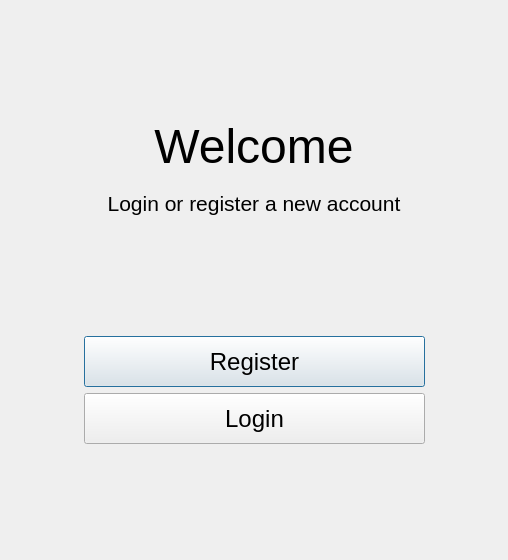
<?xml version="1.0" encoding="UTF-8"?>
<ui version="4.0">
 <class>Startup</class>
 <widget class="QDialog" name="Startup">
  <property name="geometry">
   <rect>
    <x>0</x>
    <y>0</y>
    <width>508</width>
    <height>560</height>
   </rect>
  </property>
  <property name="sizePolicy">
   <sizepolicy hsizetype="Fixed" vsizetype="Fixed">
    <horstretch>0</horstretch>
    <verstretch>0</verstretch>
   </sizepolicy>
  </property>
  <property name="minimumSize">
   <size>
    <width>508</width>
    <height>560</height>
   </size>
  </property>
  <property name="maximumSize">
   <size>
    <width>508</width>
    <height>560</height>
   </size>
  </property>
  <property name="cursor">
   <cursorShape>ArrowCursor</cursorShape>
  </property>
  <property name="windowTitle">
   <string>Dialog</string>
  </property>
  <layout class="QVBoxLayout" name="verticalLayout">
   <property name="spacing">
    <number>0</number>
   </property>
   <property name="leftMargin">
    <number>0</number>
   </property>
   <property name="topMargin">
    <number>0</number>
   </property>
   <property name="rightMargin">
    <number>0</number>
   </property>
   <property name="bottomMargin">
    <number>0</number>
   </property>
   <item>
    <widget class="QStackedWidget" name="stack">
     <property name="sizePolicy">
      <sizepolicy hsizetype="Fixed" vsizetype="Fixed">
       <horstretch>0</horstretch>
       <verstretch>0</verstretch>
      </sizepolicy>
     </property>
     <property name="minimumSize">
      <size>
       <width>490</width>
       <height>560</height>
      </size>
     </property>
     <property name="maximumSize">
      <size>
       <width>1000</width>
       <height>560</height>
      </size>
     </property>
     <property name="cursor">
      <cursorShape>ArrowCursor</cursorShape>
     </property>
     <property name="styleSheet">
      <string notr="true">b</string>
     </property>
     <property name="currentIndex">
      <number>0</number>
     </property>
     <widget class="QWidget" name="page">
      <layout class="QVBoxLayout" name="verticalLayout_2">
       <item>
        <spacer name="verticalSpacer">
         <property name="orientation">
          <enum>Qt::Orientation::Vertical</enum>
         </property>
         <property name="sizeHint" stdset="0">
          <size>
           <width>20</width>
           <height>90</height>
          </size>
         </property>
        </spacer>
       </item>
       <item>
        <widget class="QLabel" name="label">
         <property name="sizePolicy">
          <sizepolicy hsizetype="Preferred" vsizetype="Fixed">
           <horstretch>0</horstretch>
           <verstretch>0</verstretch>
          </sizepolicy>
         </property>
         <property name="minimumSize">
          <size>
           <width>400</width>
           <height>61</height>
          </size>
         </property>
         <property name="maximumSize">
          <size>
           <width>16777215</width>
           <height>61</height>
          </size>
         </property>
         <property name="font">
          <font>
           <pointsize>36</pointsize>
          </font>
         </property>
         <property name="text">
          <string>Welcome</string>
         </property>
         <property name="alignment">
          <set>Qt::AlignmentFlag::AlignCenter</set>
         </property>
        </widget>
       </item>
       <item>
        <widget class="QLabel" name="label_2">
         <property name="sizePolicy">
          <sizepolicy hsizetype="Preferred" vsizetype="Fixed">
           <horstretch>0</horstretch>
           <verstretch>0</verstretch>
          </sizepolicy>
         </property>
         <property name="minimumSize">
          <size>
           <width>400</width>
           <height>41</height>
          </size>
         </property>
         <property name="maximumSize">
          <size>
           <width>16777215</width>
           <height>41</height>
          </size>
         </property>
         <property name="font">
          <font>
           <pointsize>16</pointsize>
          </font>
         </property>
         <property name="text">
          <string>Login or register a new account</string>
         </property>
         <property name="alignment">
          <set>Qt::AlignmentFlag::AlignCenter</set>
         </property>
        </widget>
       </item>
       <item>
        <spacer name="verticalSpacer_2">
         <property name="orientation">
          <enum>Qt::Orientation::Vertical</enum>
         </property>
         <property name="sizeHint" stdset="0">
          <size>
           <width>20</width>
           <height>91</height>
          </size>
         </property>
        </spacer>
       </item>
       <item>
        <layout class="QHBoxLayout" name="horizontalLayout">
         <item>
          <spacer name="horizontalSpacer_2">
           <property name="orientation">
            <enum>Qt::Orientation::Horizontal</enum>
           </property>
           <property name="sizeHint" stdset="0">
            <size>
             <width>40</width>
             <height>20</height>
            </size>
           </property>
          </spacer>
         </item>
         <item>
          <widget class="QPushButton" name="register_startup">
           <property name="sizePolicy">
            <sizepolicy hsizetype="Fixed" vsizetype="Fixed">
             <horstretch>0</horstretch>
             <verstretch>0</verstretch>
            </sizepolicy>
           </property>
           <property name="minimumSize">
            <size>
             <width>341</width>
             <height>51</height>
            </size>
           </property>
           <property name="maximumSize">
            <size>
             <width>341</width>
             <height>51</height>
            </size>
           </property>
           <property name="font">
            <font>
             <pointsize>18</pointsize>
             <bold>false</bold>
            </font>
           </property>
           <property name="cursor">
            <cursorShape>PointingHandCursor</cursorShape>
           </property>
           <property name="text">
            <string>Register</string>
           </property>
          </widget>
         </item>
         <item>
          <spacer name="horizontalSpacer">
           <property name="orientation">
            <enum>Qt::Orientation::Horizontal</enum>
           </property>
           <property name="sizeHint" stdset="0">
            <size>
             <width>40</width>
             <height>20</height>
            </size>
           </property>
          </spacer>
         </item>
        </layout>
       </item>
       <item>
        <layout class="QHBoxLayout" name="horizontalLayout_2">
         <item>
          <spacer name="horizontalSpacer_4">
           <property name="orientation">
            <enum>Qt::Orientation::Horizontal</enum>
           </property>
           <property name="sizeHint" stdset="0">
            <size>
             <width>40</width>
             <height>20</height>
            </size>
           </property>
          </spacer>
         </item>
         <item>
          <widget class="QPushButton" name="login_startup">
           <property name="sizePolicy">
            <sizepolicy hsizetype="Fixed" vsizetype="Fixed">
             <horstretch>0</horstretch>
             <verstretch>0</verstretch>
            </sizepolicy>
           </property>
           <property name="minimumSize">
            <size>
             <width>341</width>
             <height>51</height>
            </size>
           </property>
           <property name="maximumSize">
            <size>
             <width>341</width>
             <height>51</height>
            </size>
           </property>
           <property name="font">
            <font>
             <pointsize>18</pointsize>
             <bold>false</bold>
            </font>
           </property>
           <property name="cursor">
            <cursorShape>PointingHandCursor</cursorShape>
           </property>
           <property name="text">
            <string>Login</string>
           </property>
          </widget>
         </item>
         <item>
          <spacer name="horizontalSpacer_3">
           <property name="orientation">
            <enum>Qt::Orientation::Horizontal</enum>
           </property>
           <property name="sizeHint" stdset="0">
            <size>
             <width>40</width>
             <height>20</height>
            </size>
           </property>
          </spacer>
         </item>
        </layout>
       </item>
       <item>
        <spacer name="verticalSpacer_3">
         <property name="orientation">
          <enum>Qt::Orientation::Vertical</enum>
         </property>
         <property name="sizeHint" stdset="0">
          <size>
           <width>20</width>
           <height>90</height>
          </size>
         </property>
        </spacer>
       </item>
      </layout>
     </widget>
     <widget class="QWidget" name="page_2">
      <layout class="QVBoxLayout" name="verticalLayout_4">
       <item>
        <spacer name="verticalSpacer_4">
         <property name="orientation">
          <enum>Qt::Orientation::Vertical</enum>
         </property>
         <property name="sizeHint" stdset="0">
          <size>
           <width>20</width>
           <height>89</height>
          </size>
         </property>
        </spacer>
       </item>
       <item>
        <widget class="QLabel" name="label_3">
         <property name="font">
          <font>
           <pointsize>28</pointsize>
          </font>
         </property>
         <property name="text">
          <string>Register</string>
         </property>
         <property name="alignment">
          <set>Qt::AlignmentFlag::AlignCenter</set>
         </property>
        </widget>
       </item>
       <item>
        <widget class="QLabel" name="label_4">
         <property name="font">
          <font>
           <pointsize>14</pointsize>
          </font>
         </property>
         <property name="text">
          <string>Register a new account</string>
         </property>
         <property name="alignment">
          <set>Qt::AlignmentFlag::AlignCenter</set>
         </property>
        </widget>
       </item>
       <item>
        <spacer name="verticalSpacer_5">
         <property name="orientation">
          <enum>Qt::Orientation::Vertical</enum>
         </property>
         <property name="sizeHint" stdset="0">
          <size>
           <width>20</width>
           <height>89</height>
          </size>
         </property>
        </spacer>
       </item>
       <item>
        <layout class="QHBoxLayout" name="horizontalLayout_3">
         <item>
          <spacer name="horizontalSpacer_6">
           <property name="orientation">
            <enum>Qt::Orientation::Horizontal</enum>
           </property>
           <property name="sizeHint" stdset="0">
            <size>
             <width>40</width>
             <height>20</height>
            </size>
           </property>
          </spacer>
         </item>
         <item>
          <layout class="QVBoxLayout" name="verticalLayout_3">
           <item>
            <widget class="QLineEdit" name="uid_register">
             <property name="minimumSize">
              <size>
               <width>341</width>
               <height>51</height>
              </size>
             </property>
             <property name="placeholderText">
              <string>Enrollment Number</string>
             </property>
            </widget>
           </item>
           <item>
            <layout class="QHBoxLayout" name="horizontalLayout_4">
             <item>
              <widget class="QLineEdit" name="nfield_register">
               <property name="minimumSize">
                <size>
                 <width>101</width>
                 <height>51</height>
                </size>
               </property>
               <property name="placeholderText">
                <string>Name</string>
               </property>
              </widget>
             </item>
             <item>
              <widget class="QLineEdit" name="pnfield_register">
               <property name="minimumSize">
                <size>
                 <width>101</width>
                 <height>51</height>
                </size>
               </property>
               <property name="maxLength">
                <number>10</number>
               </property>
               <property name="placeholderText">
                <string>Phone Number</string>
               </property>
              </widget>
             </item>
            </layout>
           </item>
           <item>
            <layout class="QHBoxLayout" name="horizontalLayout_8">
             <item>
              <widget class="QLineEdit" name="yfield_register">
               <property name="minimumSize">
                <size>
                 <width>101</width>
                 <height>51</height>
                </size>
               </property>
               <property name="maxLength">
                <number>4</number>
               </property>
               <property name="placeholderText">
                <string>Year Of Passing</string>
               </property>
              </widget>
             </item>
             <item>
              <widget class="QLineEdit" name="bfield_register">
               <property name="minimumSize">
                <size>
                 <width>101</width>
                 <height>51</height>
                </size>
               </property>
               <property name="placeholderText">
                <string>Batch</string>
               </property>
              </widget>
             </item>
            </layout>
           </item>
           <item>
            <layout class="QHBoxLayout" name="horizontalLayout_6">
             <item>
              <widget class="QLineEdit" name="pfield_register">
               <property name="minimumSize">
                <size>
                 <width>101</width>
                 <height>51</height>
                </size>
               </property>
               <property name="placeholderText">
                <string>Password</string>
               </property>
              </widget>
             </item>
             <item>
              <widget class="QLineEdit" name="cpfield_register">
               <property name="minimumSize">
                <size>
                 <width>101</width>
                 <height>51</height>
                </size>
               </property>
               <property name="placeholderText">
                <string>Confirm Password</string>
               </property>
              </widget>
             </item>
            </layout>
           </item>
           <item>
            <layout class="QHBoxLayout" name="r_direct_l_layout">
             <item>
              <widget class="ClickableLabel" name="r_direct_l">
               <property name="font">
                <font>
                 <pointsize>14</pointsize>
                </font>
               </property>
               <property name="cursor">
                <cursorShape>PointingHandCursor</cursorShape>
               </property>
               <property name="text">
                <string>&lt;u&gt;Login Instead?&lt;/u&gt;</string>
               </property>
              </widget>
             </item>
             <item>
              <spacer name="horizontalSpacer_7">
               <property name="orientation">
                <enum>Qt::Orientation::Horizontal</enum>
               </property>
               <property name="sizeHint" stdset="0">
                <size>
                 <width>40</width>
                 <height>20</height>
                </size>
               </property>
              </spacer>
             </item>
            </layout>
           </item>
           <item>
            <widget class="QLabel" name="error_register">
             <property name="minimumSize">
              <size>
               <width>0</width>
               <height>31</height>
              </size>
             </property>
             <property name="font">
              <font>
               <pointsize>12</pointsize>
              </font>
             </property>
             <property name="styleSheet">
              <string notr="true">color:#D9534F;</string>
             </property>
             <property name="text">
              <string/>
             </property>
            </widget>
           </item>
           <item>
            <widget class="QPushButton" name="register_button">
             <property name="minimumSize">
              <size>
               <width>341</width>
               <height>51</height>
              </size>
             </property>
             <property name="font">
              <font>
               <pointsize>18</pointsize>
              </font>
             </property>
             <property name="cursor">
              <cursorShape>PointingHandCursor</cursorShape>
             </property>
             <property name="text">
              <string>Register</string>
             </property>
            </widget>
           </item>
          </layout>
         </item>
         <item>
          <spacer name="horizontalSpacer_5">
           <property name="orientation">
            <enum>Qt::Orientation::Horizontal</enum>
           </property>
           <property name="sizeHint" stdset="0">
            <size>
             <width>40</width>
             <height>20</height>
            </size>
           </property>
          </spacer>
         </item>
        </layout>
       </item>
       <item>
        <spacer name="verticalSpacer_6">
         <property name="orientation">
          <enum>Qt::Orientation::Vertical</enum>
         </property>
         <property name="sizeHint" stdset="0">
          <size>
           <width>20</width>
           <height>89</height>
          </size>
         </property>
        </spacer>
       </item>
      </layout>
     </widget>
     <widget class="QWidget" name="page_3">
      <layout class="QVBoxLayout" name="verticalLayout_6">
       <item>
        <spacer name="verticalSpacer_7">
         <property name="orientation">
          <enum>Qt::Orientation::Vertical</enum>
         </property>
         <property name="sizeHint" stdset="0">
          <size>
           <width>20</width>
           <height>40</height>
          </size>
         </property>
        </spacer>
       </item>
       <item>
        <widget class="QLabel" name="label_7">
         <property name="font">
          <font>
           <pointsize>28</pointsize>
          </font>
         </property>
         <property name="text">
          <string>Login</string>
         </property>
         <property name="alignment">
          <set>Qt::AlignmentFlag::AlignCenter</set>
         </property>
        </widget>
       </item>
       <item>
        <widget class="QLabel" name="label_8">
         <property name="font">
          <font>
           <pointsize>14</pointsize>
          </font>
         </property>
         <property name="text">
          <string>Log in to your existing account</string>
         </property>
         <property name="alignment">
          <set>Qt::AlignmentFlag::AlignCenter</set>
         </property>
        </widget>
       </item>
       <item>
        <spacer name="verticalSpacer_8">
         <property name="orientation">
          <enum>Qt::Orientation::Vertical</enum>
         </property>
         <property name="sizeHint" stdset="0">
          <size>
           <width>20</width>
           <height>20</height>
          </size>
         </property>
        </spacer>
       </item>
       <item>
        <layout class="QHBoxLayout" name="horizontalLayout_5">
         <item>
          <spacer name="horizontalSpacer_9">
           <property name="orientation">
            <enum>Qt::Orientation::Horizontal</enum>
           </property>
           <property name="sizeHint" stdset="0">
            <size>
             <width>40</width>
             <height>20</height>
            </size>
           </property>
          </spacer>
         </item>
         <item>
          <layout class="QVBoxLayout" name="verticalLayout_5">
           <item>
            <widget class="QLineEdit" name="uid_login">
             <property name="minimumSize">
              <size>
               <width>341</width>
               <height>51</height>
              </size>
             </property>
             <property name="placeholderText">
              <string>Enrollment Number</string>
             </property>
            </widget>
           </item>
           <item>
            <widget class="QLineEdit" name="pfield_login">
             <property name="minimumSize">
              <size>
               <width>341</width>
               <height>51</height>
              </size>
             </property>
             <property name="placeholderText">
              <string>Password</string>
             </property>
            </widget>
           </item>
           <item>
            <spacer name="verticalSpacer_9">
             <property name="orientation">
              <enum>Qt::Orientation::Vertical</enum>
             </property>
             <property name="sizeType">
              <enum>QSizePolicy::Policy::Fixed</enum>
             </property>
             <property name="sizeHint" stdset="0">
              <size>
               <width>20</width>
               <height>10</height>
              </size>
             </property>
            </spacer>
           </item>
           <item>
            <layout class="QHBoxLayout" name="l_direct_r_layout">
             <item>
              <widget class="ClickableLabel" name="l_direct_r">
               <property name="font">
                <font>
                 <pointsize>14</pointsize>
                </font>
               </property>
               <property name="cursor">
                <cursorShape>PointingHandCursor</cursorShape>
               </property>
               <property name="text">
                <string>&lt;u&gt;Register Instead?</string>
               </property>
              </widget>
             </item>
             <item>
              <spacer name="horizontalSpacer_8">
               <property name="orientation">
                <enum>Qt::Orientation::Horizontal</enum>
               </property>
               <property name="sizeHint" stdset="0">
                <size>
                 <width>40</width>
                 <height>20</height>
                </size>
               </property>
              </spacer>
             </item>
             <item>
              <widget class="ClickableLabel" name="l_direct_f">
               <property name="font">
                <font>
                 <pointsize>14</pointsize>
                </font>
               </property>
               <property name="cursor">
                <cursorShape>PointingHandCursor</cursorShape>
               </property>
               <property name="text">
                <string>&lt;u&gt;Forgot Password?</string>
               </property>
              </widget>
             </item>
            </layout>
           </item>
           <item>
            <widget class="QLabel" name="error_login">
             <property name="minimumSize">
              <size>
               <width>0</width>
               <height>31</height>
              </size>
             </property>
             <property name="font">
              <font>
               <pointsize>12</pointsize>
              </font>
             </property>
             <property name="styleSheet">
              <string notr="true">color:#D9534F;</string>
             </property>
             <property name="text">
              <string/>
             </property>
            </widget>
           </item>
           <item>
            <spacer name="verticalSpacer_10">
             <property name="orientation">
              <enum>Qt::Orientation::Vertical</enum>
             </property>
             <property name="sizeType">
              <enum>QSizePolicy::Policy::Fixed</enum>
             </property>
             <property name="sizeHint" stdset="0">
              <size>
               <width>20</width>
               <height>10</height>
              </size>
             </property>
            </spacer>
           </item>
           <item>
            <widget class="QPushButton" name="login_button">
             <property name="minimumSize">
              <size>
               <width>341</width>
               <height>51</height>
              </size>
             </property>
             <property name="font">
              <font>
               <pointsize>18</pointsize>
              </font>
             </property>
             <property name="cursor">
              <cursorShape>PointingHandCursor</cursorShape>
             </property>
             <property name="text">
              <string>Login</string>
             </property>
            </widget>
           </item>
          </layout>
         </item>
         <item>
          <spacer name="horizontalSpacer_10">
           <property name="orientation">
            <enum>Qt::Orientation::Horizontal</enum>
           </property>
           <property name="sizeHint" stdset="0">
            <size>
             <width>40</width>
             <height>20</height>
            </size>
           </property>
          </spacer>
         </item>
        </layout>
       </item>
       <item>
        <spacer name="verticalSpacer_11">
         <property name="orientation">
          <enum>Qt::Orientation::Vertical</enum>
         </property>
         <property name="sizeHint" stdset="0">
          <size>
           <width>20</width>
           <height>76</height>
          </size>
         </property>
        </spacer>
       </item>
      </layout>
     </widget>
     <widget class="QWidget" name="page_4">
      <layout class="QVBoxLayout" name="verticalLayout_8">
       <item>
        <spacer name="verticalSpacer_12">
         <property name="orientation">
          <enum>Qt::Orientation::Vertical</enum>
         </property>
         <property name="sizeHint" stdset="0">
          <size>
           <width>20</width>
           <height>75</height>
          </size>
         </property>
        </spacer>
       </item>
       <item>
        <widget class="QLabel" name="label_12">
         <property name="font">
          <font>
           <pointsize>28</pointsize>
          </font>
         </property>
         <property name="text">
          <string>Reset Password</string>
         </property>
         <property name="alignment">
          <set>Qt::AlignmentFlag::AlignCenter</set>
         </property>
        </widget>
       </item>
       <item>
        <spacer name="verticalSpacer_13">
         <property name="orientation">
          <enum>Qt::Orientation::Vertical</enum>
         </property>
         <property name="sizeHint" stdset="0">
          <size>
           <width>20</width>
           <height>74</height>
          </size>
         </property>
        </spacer>
       </item>
       <item>
        <layout class="QHBoxLayout" name="horizontalLayout_7">
         <item>
          <spacer name="horizontalSpacer_12">
           <property name="orientation">
            <enum>Qt::Orientation::Horizontal</enum>
           </property>
           <property name="sizeHint" stdset="0">
            <size>
             <width>40</width>
             <height>20</height>
            </size>
           </property>
          </spacer>
         </item>
         <item>
          <layout class="QVBoxLayout" name="verticalLayout_7">
           <item>
            <widget class="QLineEdit" name="uid_reset">
             <property name="minimumSize">
              <size>
               <width>341</width>
               <height>51</height>
              </size>
             </property>
             <property name="placeholderText">
              <string>Enrollment Number</string>
             </property>
            </widget>
           </item>
           <item>
            <widget class="QLineEdit" name="pfield_reset">
             <property name="minimumSize">
              <size>
               <width>341</width>
               <height>51</height>
              </size>
             </property>
             <property name="placeholderText">
              <string>Password</string>
             </property>
            </widget>
           </item>
           <item>
            <widget class="QLineEdit" name="cpfield_reset">
             <property name="minimumSize">
              <size>
               <width>341</width>
               <height>51</height>
              </size>
             </property>
             <property name="placeholderText">
              <string>Confirm Password</string>
             </property>
            </widget>
           </item>
           <item>
            <spacer name="verticalSpacer_14">
             <property name="orientation">
              <enum>Qt::Orientation::Vertical</enum>
             </property>
             <property name="sizeType">
              <enum>QSizePolicy::Policy::Fixed</enum>
             </property>
             <property name="sizeHint" stdset="0">
              <size>
               <width>20</width>
               <height>10</height>
              </size>
             </property>
            </spacer>
           </item>
           <item>
            <layout class="QHBoxLayout" name="r_direct_reg_layout">
             <item>
              <widget class="ClickableLabel" name="r_direct_reg">
               <property name="font">
                <font>
                 <pointsize>14</pointsize>
                </font>
               </property>
               <property name="cursor">
                <cursorShape>PointingHandCursor</cursorShape>
               </property>
               <property name="text">
                <string>&lt;u&gt;Register Instead?</string>
               </property>
              </widget>
             </item>
             <item>
              <spacer name="horizontalSpacer_13">
               <property name="orientation">
                <enum>Qt::Orientation::Horizontal</enum>
               </property>
               <property name="sizeHint" stdset="0">
                <size>
                 <width>40</width>
                 <height>20</height>
                </size>
               </property>
              </spacer>
             </item>
            </layout>
           </item>
           <item>
            <widget class="QLabel" name="error_reset">
             <property name="minimumSize">
              <size>
               <width>0</width>
               <height>31</height>
              </size>
             </property>
             <property name="font">
              <font>
               <pointsize>12</pointsize>
              </font>
             </property>
             <property name="styleSheet">
              <string notr="true">color:#D9534F;</string>
             </property>
             <property name="text">
              <string/>
             </property>
            </widget>
           </item>
           <item>
            <spacer name="verticalSpacer_15">
             <property name="orientation">
              <enum>Qt::Orientation::Vertical</enum>
             </property>
             <property name="sizeType">
              <enum>QSizePolicy::Policy::Fixed</enum>
             </property>
             <property name="sizeHint" stdset="0">
              <size>
               <width>20</width>
               <height>10</height>
              </size>
             </property>
            </spacer>
           </item>
           <item>
            <widget class="QPushButton" name="reset_button">
             <property name="minimumSize">
              <size>
               <width>341</width>
               <height>51</height>
              </size>
             </property>
             <property name="font">
              <font>
               <pointsize>18</pointsize>
              </font>
             </property>
             <property name="cursor">
              <cursorShape>PointingHandCursor</cursorShape>
             </property>
             <property name="text">
              <string>Reset</string>
             </property>
            </widget>
           </item>
          </layout>
         </item>
         <item>
          <spacer name="horizontalSpacer_11">
           <property name="orientation">
            <enum>Qt::Orientation::Horizontal</enum>
           </property>
           <property name="sizeHint" stdset="0">
            <size>
             <width>40</width>
             <height>20</height>
            </size>
           </property>
          </spacer>
         </item>
        </layout>
       </item>
       <item>
        <spacer name="verticalSpacer_16">
         <property name="orientation">
          <enum>Qt::Orientation::Vertical</enum>
         </property>
         <property name="sizeHint" stdset="0">
          <size>
           <width>20</width>
           <height>75</height>
          </size>
         </property>
        </spacer>
       </item>
      </layout>
     </widget>
    </widget>
   </item>
  </layout>
 </widget>
 <customwidgets>
  <customwidget>
   <class>ClickableLabel</class>
   <extends>QLabel</extends>
   <header>clickablelabel.h</header>
  </customwidget>
 </customwidgets>
 <resources/>
 <connections/>
</ui>
